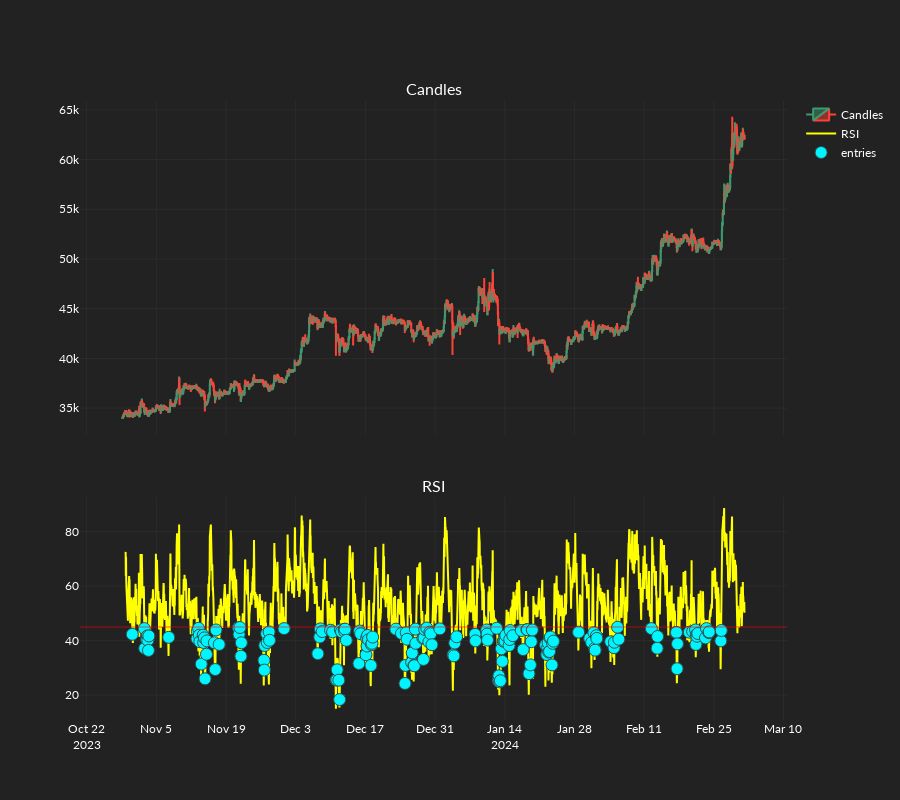

Here is the notebook cell this chart was saved with:
### Code cell
long_strat = RSIRisingFalling(
    long_short="long",
    rsi_length=np.array([14]),
    rsi_is_below=np.arange(35, 61, 5),
)
long_strat.set_entries_exits_array(
    candles=candles,
    ind_set_index=2,
)
long_strat.plot_signals(candles=candles)

### Figure 1 — Plotly figure (JSON) as saved in the notebook; plotly's stock layout.template omitted (floating-point values rounded to 4 significant figures; data arrays with more than 128 entries replaced by an {"elided": "..."} marker saying what was removed)
{"data": [{"close": {"elided": "3000 float values"}, "high": {"elided": "3000 float values"}, "low": {"elided": "3000 float values"}, "name": "Candles", "open": {"elided": "3000 float values"}, "type": "candlestick", "x": {"elided": "3000 str values"}, "xaxis": "x", "yaxis": "y"}, {"line": {"color": "yellow"}, "name": "RSI", "type": "scatter", "x": {"elided": "3000 str values"}, "xaxis": "x2", "y": {"elided": "3000 float values"}, "yaxis": "y2"}, {"marker": {"color": "#00F6FF", "line": {"color": "DarkSlateGrey", "width": 1}, "size": 12, "symbol": "circle"}, "mode": "markers", "name": "entries", "type": "scatter", "x": {"elided": "3000 str values"}, "xaxis": "x2", "y": {"elided": "3000 float values"}, "yaxis": "y2"}], "layout": {"annotations": [{"font": {"size": 16}, "showarrow": false, "text": "Candles", "x": 0.5, "xanchor": "center", "xref": "paper", "y": 1, "yanchor": "bottom", "yref": "paper"}, {"font": {"size": 16}, "showarrow": false, "text": "RSI", "x": 0.5, "xanchor": "center", "xref": "paper", "y": 0.36, "yanchor": "bottom", "yref": "paper"}], "height": 800, "shapes": [{"line": {"color": "red"}, "opacity": 0.3, "type": "line", "x0": 0, "x1": 1, "xref": "x2 domain", "y0": 45, "y1": 45, "yref": "y2"}], "xaxis": {"anchor": "y", "domain": [0, 1], "matches": "x2", "rangeslider": {"visible": false}, "showticklabels": false}, "xaxis2": {"anchor": "y2", "domain": [0, 1]}, "yaxis": {"anchor": "x", "domain": [0.46, 1]}, "yaxis2": {"anchor": "x2", "domain": [0, 0.36]}}}
